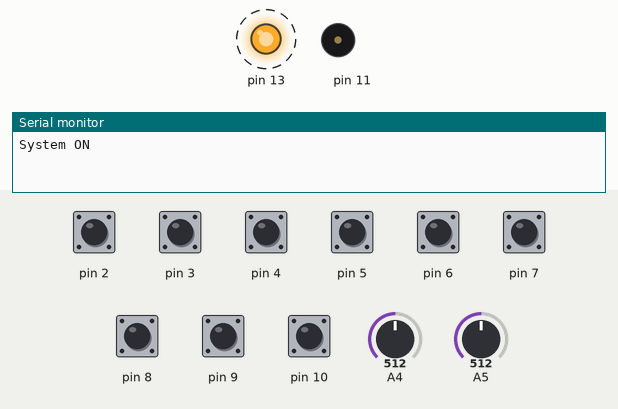
The sketch below on a simulated Arduino Nano, built with avr-gcc and run on an emulated ATmega328P. Parts: output pins drawn as LEDs (lit = HIGH), buzzer (waves = sounding), the last lines printed to the serial monitor. Dashed ring = blinking. The inputs (shaded band) are chosen by the test bench; at power-on: pin 2–10 HIGH, A4 = 512, A5 = 512.

Above: at 0.1 s.
At 2.8 s:
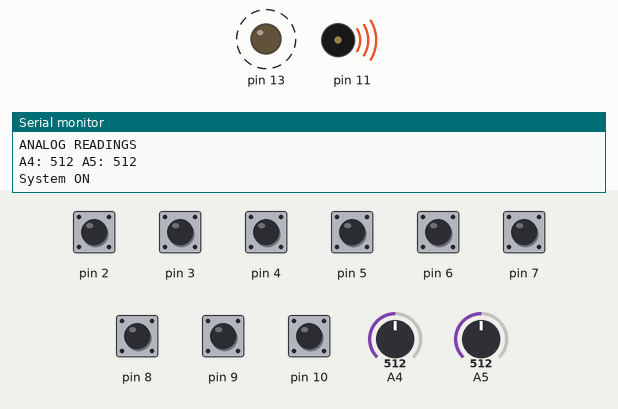
2.9 s: A4 set to 1023
7.2 s: pin 10 pulled LOW for 1.3 s
Timing chart, 0 to 16.9 s (numbered marks = the images above; inputs shaded):
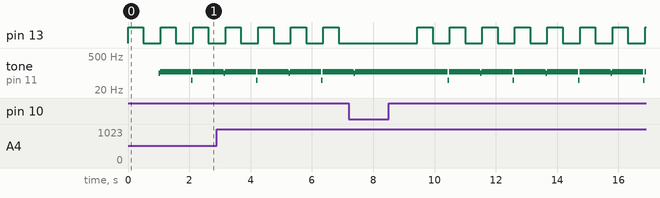

The sketch:

NANO-MinipopsTEST.ino
```cpp
// All in the spirit of open-source and open-hardware
//
// Design by Jorge Gutiérrez
//
// 2018 Spain
//
// Free for non commercial use
//
// NANO Modules
//

int state;

void setup() {

  Serial.begin(9600);

  //JUMPERS
  pinMode(2,INPUT_PULLUP);
  pinMode(3,INPUT_PULLUP);
  pinMode(4,INPUT_PULLUP);
  pinMode(5,INPUT_PULLUP);
  pinMode(6,INPUT_PULLUP);
  pinMode(7,INPUT_PULLUP);
  pinMode(8,INPUT_PULLUP);
  pinMode(9,INPUT_PULLUP);

  //SWITCH
  pinMode(10,INPUT_PULLUP);

  //ANALOG INPUTS
  pinMode(A4,INPUT);
  pinMode(A5,INPUT);

  //LED
  pinMode(13,OUTPUT);
}

void blinkLED(){
  digitalWrite(13, HIGH);   // turn the LED on (HIGH is the voltage level)
  delay(500);                       // wait for a second
  digitalWrite(13, LOW);    // turn the LED off by making the voltage LOW
  delay(500);
}

void toggleTone(){
  if (state){
  tone(11,50);
  } else {
  tone(11,100);}
  state = !state;
}

void loop() {
  // put your main code here, to run repeatedly:
  if (digitalRead(10) == 1){
    Serial.println("System ON");
    Serial.println("");

    blinkLED();

    toggleTone();

    Serial.println("DIGITAL READINGS");
    Serial.print("SW1: ");
    Serial.print(digitalRead(9));
    Serial.print(" SW2: ");
    Serial.print(digitalRead(8));
    Serial.print(" SW3: ");
    Serial.print(digitalRead(7));
    Serial.print(" SW4: ");
    Serial.print(digitalRead(6));
    Serial.print(" SW5: ");
    Serial.print(digitalRead(5));
    Serial.print(" SW6: ");
    Serial.print(digitalRead(4));
    Serial.print(" SW7: ");
    Serial.print(digitalRead(3));
    Serial.print(" SW8: ");
    Serial.println(digitalRead(2));

    Serial.println("ANALOG READINGS");
    Serial.print("A4: ");
    Serial.print(analogRead(A4));
    Serial.print(" A5: ");
    Serial.println(analogRead(A5));
    Serial.println("");

    tone(11, 110);
  }
  else {  Serial.println("System OFF");
  delay(1000);
  }

}
```

Measured:
- by itself, pin 13: alternates HIGH for 0.50 s and LOW for 0.56 s
- by itself, tone on pin 11: plays 100 Hz for 0.05 s, 110 Hz for 3.0 s, 50 Hz for 0.05 s, 110 Hz for 1.0 s, 100 Hz for 0.05 s, 110 Hz for 1.0 s … (16 notes in this stretch)
